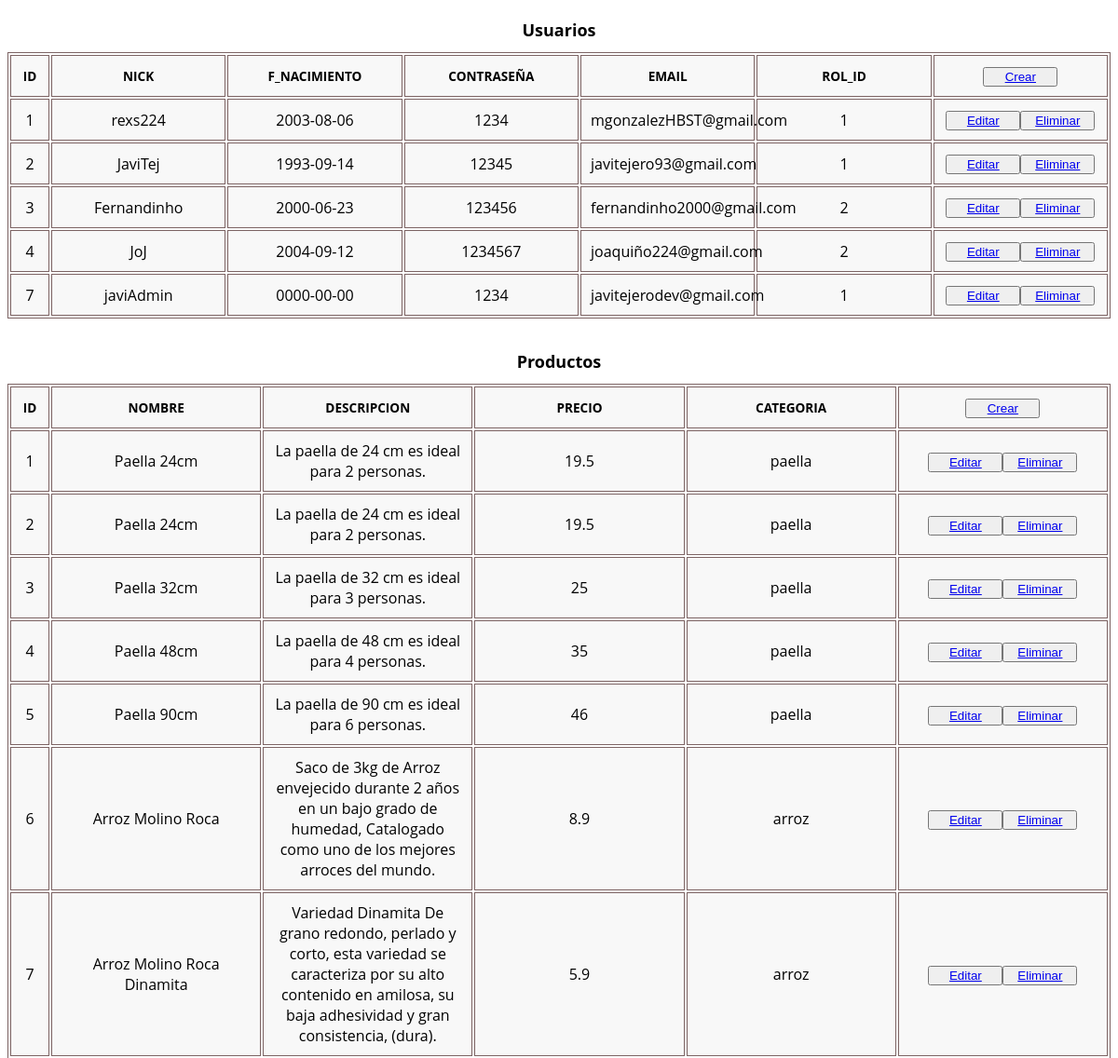
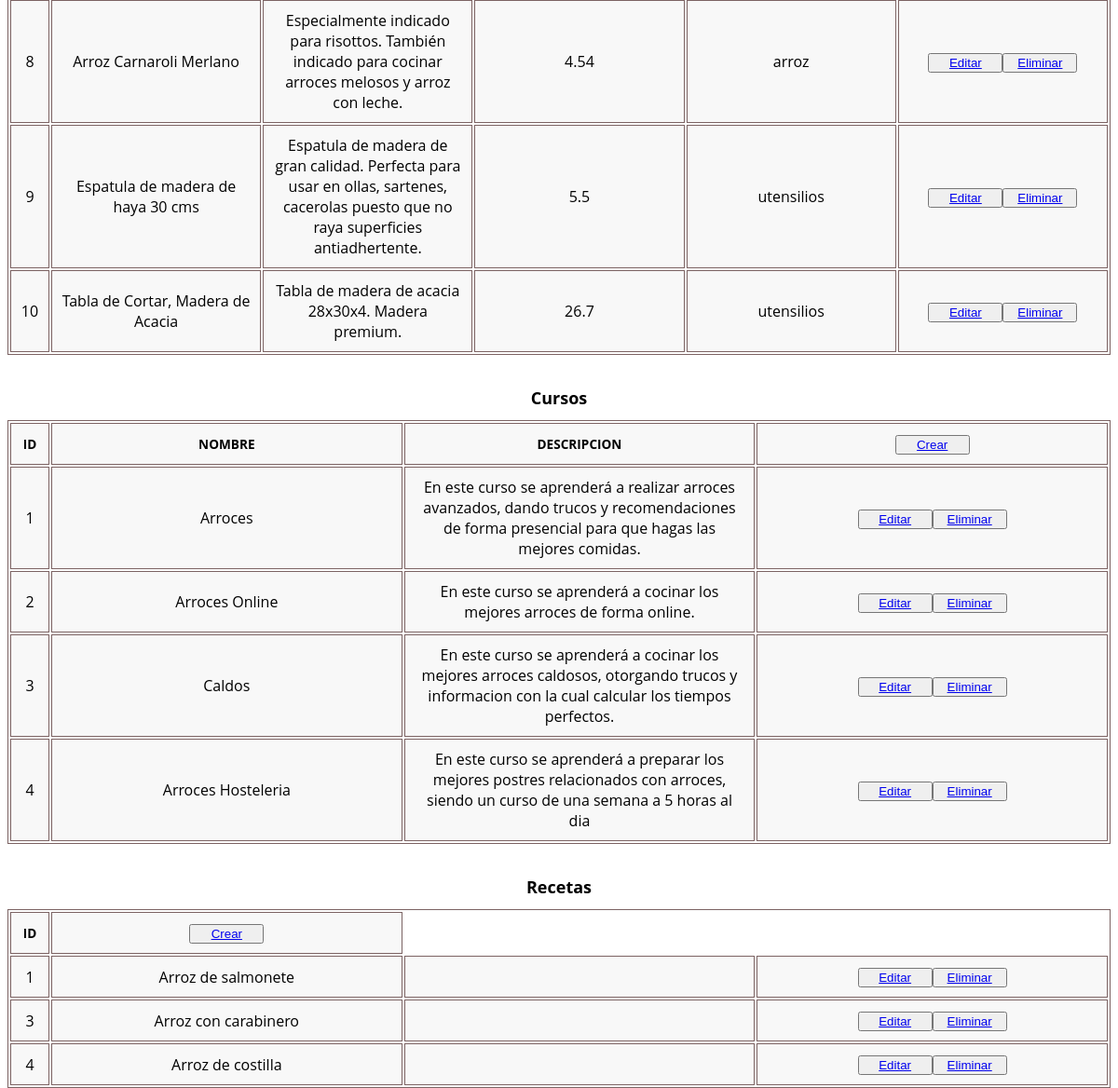
Page /admin.php (signed in) on the committed database (2 pictures, top to bottom).
### tables this page shows
CREATE TABLE IF NOT EXISTS `3_users` (
  `id` int NOT NULL AUTO_INCREMENT,
  `nick` varchar(20) NOT NULL,
  `f_nacimiento` date NOT NULL,
  `contraseña` varchar(30) NOT NULL,
  `email` varchar(40) NOT NULL,
  `rol_id` int NOT NULL,
  PRIMARY KEY (`id`),
  UNIQUE KEY `nick` (`nick`)
);

CREATE TABLE IF NOT EXISTS `3_tienda` (
  `id` int NOT NULL AUTO_INCREMENT,
  `nombre` varchar(40) NOT NULL,
  `descripcion` text NOT NULL,
  `precio` double NOT NULL,
  `imagen` varchar(40) NOT NULL,
  `categoria` varchar(29) NOT NULL,
  PRIMARY KEY (`id`)
);

CREATE TABLE IF NOT EXISTS `3_cursos` (
  `id` int NOT NULL AUTO_INCREMENT,
  `nombre` varchar(25) NOT NULL,
  `duracion` varchar(10) NOT NULL,
  `precio` varchar(20) NOT NULL,
  `descripcion` longtext,
  PRIMARY KEY (`id`)
);

CREATE TABLE IF NOT EXISTS `3_cardsreceta` (
  `id` int NOT NULL AUTO_INCREMENT,
  `nombreReceta` varchar(40) NOT NULL,
  `descripcionReceta` varchar(100) NOT NULL,
  `ingredientes` text NOT NULL,
  `pasos` text NOT NULL,
  `imagen` varchar(50) NOT NULL,
  PRIMARY KEY (`id`)
);

### Database.php (called while the page is built, shortened)
<?php
class Database
{
    public static function conectarBD($driver, $db, $host, $port, $user, $password)
    {
        $dsn = "$driver:dbname=$db;host=$host;port=$port";
        try {
            $gbd = new PDO($dsn, $user, $password);
        } catch (PDOException $e) {
            echo 'Falló la conexión: ' . $e->getMessage();
        }
        return $gbd;
    }
    public static function getAll($tabla){
        $sql="SELECT * FROM $tabla";
        $resultado = self::conectarBD('mysql', 'tfg2022imf', 'mysql-5706.dinaserver.com', '3306', 'admintfg22', 'Morcilla01.')->query($sql);
        return $resultado;
    }
}

### admin.php (the view, shortened to what this page needs)
<?php
require_once("Database.php");
$usuarios=Database::getAll("3_users");
$productos=Database::getAll("3_tienda");
$cursos=Database::getAll("3_cursos");
$recetas=Database::getAll("3_cardsreceta");
$cabeceraUser=["nick","f_nacimiento","contraseña","email","rol_id"];
$cabeceraProduct=["nombre","descripcion","precio","categoria"];
$cabeceraCursos=["nombre","descripcion",];
?>
<!DOCTYPE html>
<html lang="en">
<head>
    <link rel="stylesheet" href="admin.css">
</head>
<body>
    <main>
        <h1>Usuarios</h1>
        <table class="tabla">
            <thead>
            <?php
                echo '<tr>';
                echo '<th class="id">id</th>';
                foreach($cabeceraUser as $th){
                echo '<th>' . $th . '</th>';
                }
                echo '<td> <button class="boton"><a href=CRUD/USERS/createUsers.php?tabla=3_users>Crear</a></td>';
                echo '</tr>';
            ?>
            </thead>
            <tbody>
                <?php
                foreach($usuarios as $contenido){
                    echo '<tr>';
                    echo '<td class="id">'.$contenido['id'].'</td>';
                    echo '<td>'.$contenido['nick'].'</td>';
                    echo '<td>'.$contenido['f_nacimiento'].'</td>';
                    echo '<td>'.$contenido['contraseña'].'</td>';
                    echo '<td>'.$contenido['email'].'</td>';
                    echo '<td>'.$contenido['rol_id'].'</td>';
                    echo '<td> <button class="boton"><a href=CRUD/USERS/editUsers.php?id='.$contenido['id'].'&tabla=3_users>Editar</a></button><button class="boton"><a href=CRUD/delete.php?id='.$contenido['id'].'&tabla=3_users>Eliminar</a></button></td>';
                    echo '</tr>';
                }
                ?>
            </tbody>
        </table>
        <br>
        <h1>Productos</h1>
        <table class="tabla">
            <thead>
            <?php
                echo '<tr>';
                echo '<th class="id">id</th>';
                foreach($cabeceraProduct as $th){
                echo '<th>' . $th . '</th>';
                }
                echo '<td> <button class="boton"><a href=CRUD/TIENDA/createTienda.php?tabla=3_tienda>Crear</a></td>';
                echo '</tr>';
            ?>
            </thead>
            <tbody>
                <?php
                foreach($productos as $contenido){
                    echo '<tr>';
                    echo '<td class="id">'.$contenido['id'].'</td>';
                    echo '<td>'.$contenido['nombre'].'</td>';
                    echo '<td>'.$contenido['descripcion'].'</td>';
                    echo '<td>'.$contenido['precio'].'</td>';
                    echo '<td>'.$contenido['categoria'].'</td>';
                    echo '<td> <button class="boton"><a href=CRUD/TIENDA/editTienda.php?id='.$contenido['id'].'&tabla=3_tienda>Editar</a></button><button class="boton"><a href=CRUD/delete.php?id='.$contenido['id'].'&tabla=3_tienda>Eliminar</a></button></td>';
                    echo '</tr>';
                }
                ?>
            </tbody>
        </table>
        <br>
        <h1>Cursos</h1>
        <table class="tabla">
            <thead>
            <?php
                echo '<tr>';
                echo '<th class="id">id</th>';
                foreach($cabeceraCursos as $th){
                echo '<th>' . $th . '</th>';
                }
                echo '<td> <button class="boton"><a href=CRUD/CURSOS/createCursos.php?tabla=cursps>Crear</a></td>';
                echo '</tr>';
            ?>
            </thead>
            <tbody>
                <?php
                foreach($cursos as $contenido){
                    echo '<tr>';
                    echo '<td class="id">'.$contenido['id'].'</td>';
                    echo '<td>'.$contenido['nombre'].'</td>';
                    echo '<td>'.$contenido['descripcion'].'</td>';
                    echo '<td> <button class="boton"><a href=CRUD/CURSOS/editCursos.php?id='.$contenido['id'].'&tabla=3_cursos>Editar</a></button><button class="boton"><a href=CRUD/delete.php?id='.$contenido['id'].'&tabla=3_cursos>Eliminar</a></button></td>';
                    echo '</tr>';
                }
                ?>
            </tbody>
        </table>
        <br>
        <h1>Recetas</h1>
        <table class="tabla">
            <thead>
            <?php
                echo '<tr>';
                echo '<th class="id">id</th>';
                echo '<td> <button class="boton"><a href=CRUD/RECETAS/createRecetas.php?tabla=3_cardsreceta>Crear</a></td>';
                echo '</tr>';
            ?>
            </thead>
            <tbody>
                <?php
                foreach($recetas as $contenido){
                    echo '<tr>';
                    echo '<td class="id">'.$contenido['id'].'</td>';
                    echo '<td>'.$contenido['nombreReceta'].'</td>';
                    echo '<td>'.$contenido['descripcionReceta'].'</td>';
                    echo '<td> <button class="boton"><a href=CRUD/RECETAS/editRecetas.php?id='.$contenido['id'].'&tabla=3_cardsreceta>Editar</a></button><button class="boton"><a href=CRUD/delete.php?id='.$contenido['id'].'&tabla=3_cardsreceta>Eliminar</a></button></td>';
                    echo '</tr>';
                }
                ?>
            </tbody>
        </table>
    </main>
</body>
</html>

### admin.css (style rules this page uses)
body { font-family: "Open Sans", sans-serif; height: 2000px; display: flex; }
table { border: 1px solid #7c6363; margin: 0; padding: 0; width: 100%; table-layout: fixed; }
h1 { text-align: center; font-size: large; text-decoration: solid; }
table tr { background-color: #f8f8f8; border: 1px solid #7c6363; padding: 2 px; }
table th, table td { padding: 10px; border: 1px solid #7c6363; text-align: center; }
table th { font-size: .85em; border: 1px solid #7c6363; text-transform: uppercase; }
.id { width: 20px; }
.boton { width: 80px; color: black; }

### rows in the picture
3_users: id "1", nick "rexs224", f_nacimiento "2003-08-06", contraseña "1234", email "mgonzalezHBST@gmail.com", rol "1"
3_users: id "2", nick "JaviTej", f_nacimiento "1993-09-14", contraseña "12345", email "javitejero93@gmail.com", rol "1"
3_users: id "3", nick "Fernandinho", f_nacimiento "2000-06-23", contraseña "123456", email "fernandinho2000@gmail.com", rol "2"
3_users: id "4", nick "JoJ", f_nacimiento "2004-09-12", contraseña "1234567", email "joaquiño224@gmail.com", rol "2"
3_users: id "7", nick "javiAdmin", f_nacimiento "0000-00-00", contraseña "1234", email "javitejerodev@gmail.com", rol "1"
3_tienda: id "1", nombre "Paella 24cm", descripcion "La paella de 24 cm es ideal para 2 personas.", precio "19.5", categoria "paella"
3_tienda: id "2", nombre "Paella 24cm", descripcion "La paella de 24 cm es ideal para 2 personas.", precio "19.5", categoria "paella"
3_tienda: id "3", nombre "Paella 32cm", descripcion "La paella de 32 cm es ideal para 3 personas.", precio "25", categoria "paella"
3_tienda: id "4", nombre "Paella 48cm", descripcion "La paella de 48 cm es ideal para 4 personas.", precio "35", categoria "paella"
3_tienda: id "5", nombre "Paella 90cm", descripcion "La paella de 90 cm es ideal para 6 personas.", precio "46", categoria "paella"
3_tienda: id "6", nombre "Arroz Molino Roca", descripcion "Saco de 3kg de Arroz envejecido durante 2 años en un bajo grado de humedad, Catalogado como uno de los mejores arroces del mundo.", precio "8.9", categoria "arroz"
3_tienda: id "7", nombre "Arroz Molino Roca Dinamita", descripcion "Variedad Dinamita De grano redondo, perlado y corto, esta variedad se caracteriza por su alto contenido en amilosa, su baja adhesividad y gran consistencia, (dura).", precio "5.9", categoria "arroz"
3_tienda: id "8", nombre "Arroz Carnaroli Merlano", descripcion "Especialmente indicado para risottos. También indicado para cocinar arroces melosos y arroz con leche.", precio "4.54", categoria "arroz"
3_tienda: id "9", nombre "Espatula de madera de haya 30 cms", descripcion "Espatula de madera de gran calidad. Perfecta para usar en ollas, sartenes, cacerolas puesto que no raya superficies antiadhertente.", precio "5.5", categoria "utensilios"
3_tienda: id "10", nombre "Tabla de Cortar, Madera de Acacia", descripcion "Tabla de madera de acacia 28x30x4. Madera premium.", precio "26.7", categoria "utensilios"
3_cursos: id "1", nombre "Arroces", descripcion "En este curso se aprenderá a realizar arroces avanzados, dando trucos y recomendaciones de forma presencial para que hagas las mejores comidas."
3_cursos: id "2", nombre "Arroces Online", descripcion "En este curso se aprenderá a cocinar los mejores arroces de forma online."
3_cursos: id "3", nombre "Caldos", descripcion "En este curso se aprenderá a cocinar los mejores arroces caldosos, otorgando trucos y informacion con la cual calcular los tiempos perfectos."
3_cursos: id "4", nombre "Arroces Hosteleria", descripcion "En este curso se aprenderá a preparar los mejores postres relacionados con arroces, siendo un curso de una semana a 5 horas al dia"
3_cardsreceta: id "1", nombreReceta "Arroz de salmonete"
3_cardsreceta: id "3", nombreReceta "Arroz con carabinero"
3_cardsreceta: id "4", nombreReceta "Arroz de costilla"

### other values in the picture
$th "NICK"
$th "F_NACIMIENTO"
$th "CONTRASEÑA"
$th "EMAIL"
$th "ROL_ID"
$th "NOMBRE"
$th "DESCRIPCION"
$th "PRECIO"
$th "CATEGORIA"
